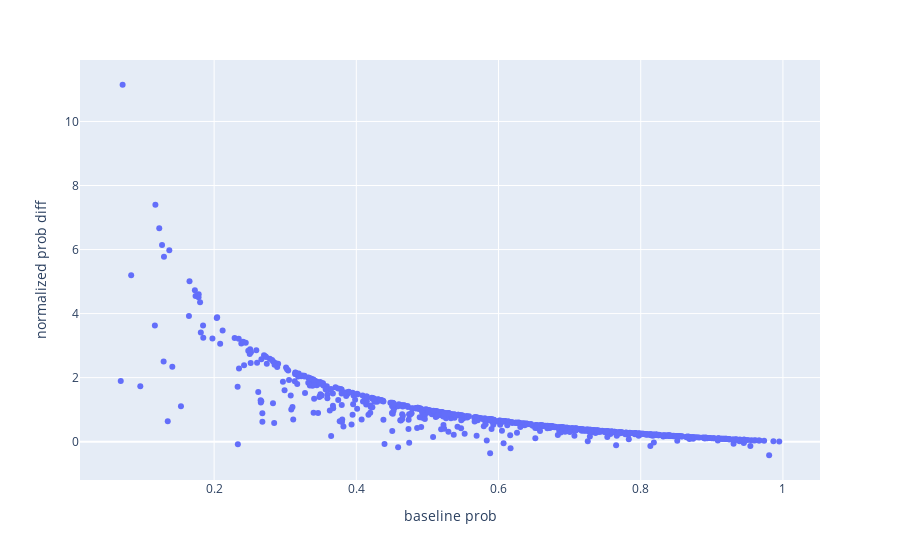

Notebook source saved alongside this figure:
### Code cell
px.scatter(filtered, x='baseline prob', y='normalized prob diff').show()

### Figure 1 — Plotly figure (JSON) as saved in the notebook; plotly's stock layout.template omitted (floating-point values rounded to 4 significant figures; data arrays with more than 128 entries replaced by an {"elided": "..."} marker saying what was removed)
{"data": [{"hovertemplate": "baseline prob=%{x}<br>normalized prob diff=%{y}<extra></extra>", "legendgroup": "", "marker": {"color": "#636efa", "symbol": "circle"}, "mode": "markers", "name": "", "orientation": "v", "showlegend": false, "type": "scatter", "x": {"elided": "762 float values"}, "xaxis": "x", "y": {"elided": "762 float values"}, "yaxis": "y"}], "layout": {"legend": {"tracegroupgap": 0}, "margin": {"t": 60}, "xaxis": {"anchor": "y", "domain": [0, 1], "title": {"text": "baseline prob"}}, "yaxis": {"anchor": "x", "domain": [0, 1], "title": {"text": "normalized prob diff"}}}}
